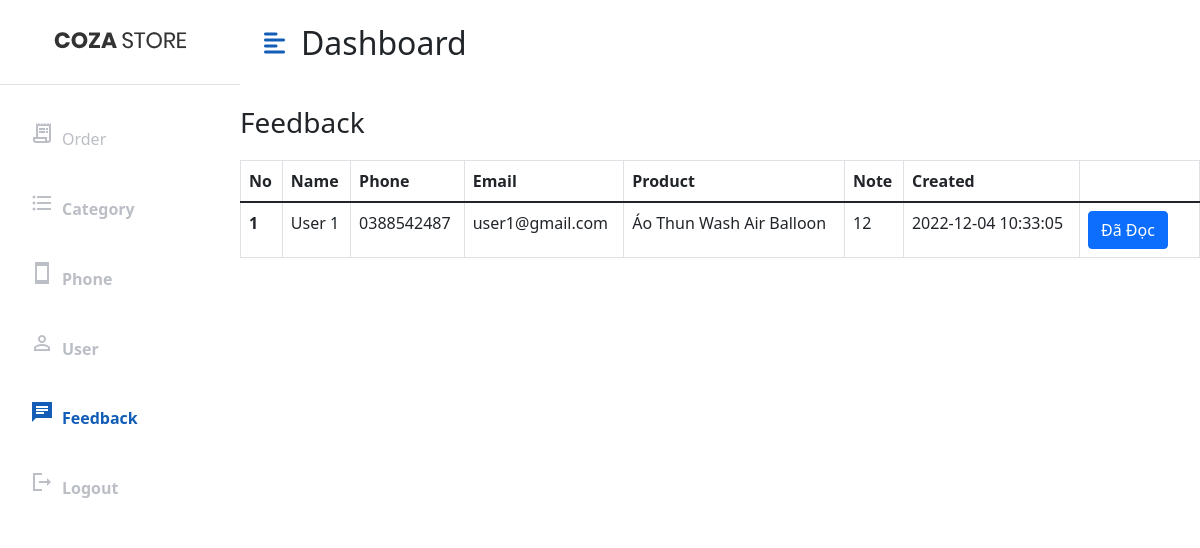
Screenshot of /Feedback (signed in) with the database file from the repository.
### tables this page shows
CREATE TABLE `feedback` (
  `id` int(11) NOT NULL,
  `note` varchar(500) DEFAULT NULL,
  `user_id` int(11) DEFAULT NULL,
  `product_id` int(11) NOT NULL,
  `created_at` datetime DEFAULT NULL,
  `updated_at` datetime DEFAULT NULL,
  `status` int(11) DEFAULT 0
);

CREATE TABLE `user` (
  `id` int(11) NOT NULL,
  `fullname` varchar(50) DEFAULT NULL,
  `email` varchar(150) DEFAULT NULL,
  `phone` varchar(20) DEFAULT NULL,
  `address` varchar(200) DEFAULT NULL,
  `password` varchar(32) DEFAULT NULL,
  `role_id` int(11) DEFAULT NULL,
  `deleted` int(11) NOT NULL,
  `avatar` varchar(255) DEFAULT 'https://cdn.pixabay.com/photo/2016/08/08/09/17/avatar-1577909_960_720.png'
);

CREATE TABLE `product` (
  `id` int(11) NOT NULL,
  `category_id` int(11) DEFAULT NULL,
  `title` varchar(350) DEFAULT NULL,
  `price` int(11) DEFAULT NULL,
  `discount` int(11) DEFAULT NULL,
  `photo` varchar(500) DEFAULT NULL,
  `description` longtext DEFAULT NULL,
  `created_at` timestamp NOT NULL DEFAULT current_timestamp() ON UPDATE current_timestamp(),
  `updated_at` timestamp NOT NULL DEFAULT current_timestamp() ON UPDATE current_timestamp(),
  `deleted` int(11) DEFAULT 0
);

### mvc/core/Controller.php (called while the page is built, shortened)
<?php
class Controller{
    public function view($view, $data=[]){
        require_once "mvc/views/". $view .".php";
    }
}
?>

### mvc/controllers/Feedback.php (called while the page is built, shortened)
<?php
class Feedback extends Controller
{
    public $feedbackModel;
    public function __construct()
    {
        $this->feedbackModel = $this->model("FeedbackModel");
    }
    public function GetPage()
    {
        $allFeedback = $this->feedbackModel->getAllFeedback();
        $this->view("feedback/feedbackAdmin", [
            "allFeedback" => $allFeedback
        ]);
    }
}

### mvc/core/App.php (called while the page is built, shortened)
<?php
class App
{
    protected $action = "GetPage";
    function __construct()
    {
        $arr = $this->UrlProcess();
        if (file_exists("./mvc/controllers/" . $arr[0] . ".php")) {
            unset($arr[0]);
        }
        $this->controller = new $this->controller;
        $this->params = $arr ? array_values($arr) : [];
        call_user_func_array([$this->controller, $this->action], $this->params);
    }
    function UrlProcess()
    {
        if (isset($_GET["url"])) {
            return explode("/", filter_var(trim($_GET["url"], "/")));
        }
    }
}

### index.php (called while the page is built, shortened)
<?php
$myApp = new App();
?>

### mvc/core/DB.php (called while the page is built, shortened)
<?php
class DB
{
    function executeResult($sql, $isSingle = false)
    {
        $data = null;
        $conn = mysqli_connect(HOST, USERNAME, PASSWORD, DATABASE);
        mysqli_set_charset($conn, 'utf8');
        $resultset = mysqli_query($conn, $sql);
        if ($resultset) {
            if ($isSingle) {
                $data = mysqli_fetch_array($resultset, 1);
            } else {
                $data = [];
                while (($row = mysqli_fetch_array($resultset, 1)) != null) {
                    $data[] = $row;
                }
            }
        }
        return $data;
    }
}

### mvc/models/FeedbackModel.php (called while the page is built, shortened)
<?php
class FeedbackModel extends DB
{
    public function getAllFeedback()
    {
        $sql = "SELECT feedback.id,user.fullname,user.phone,user.email,feedback.note,feedback.updated_at,product.title,feedback.status
                FROM feedback,user,product
                WHERE feedback.user_id = user.id AND feedback.product_id=product.id
                order by status asc, updated_at desc";
        $data = $this->executeResult($sql);
        return $data;
    }
}

### mvc/views/feedback/feedbackAdmin.php (the view, shortened to what this page needs)
<?php
require_once('mvc/views/blocks/header_admin.php');
?>
<div class="row" style="margin-top: 20px;">
	<div class="col-md-12 table-responsive">
		<h3>Feedback</h3>
		<table class="table table-bordered table-hover" style="margin-top: 20px;">
			<thead>
				<tr>
					<th>No</th>
					<th>Name</th>
					<th>Phone</th>
					<th>Email</th>
					<th>Product</th>
					<th>Note</th>
					<th>Created</th>
					<th style="width: 120px"></th>
				</tr>
			</thead>
			<tbody>
				<?php
				$countFeedback = count($data["allFeedback"]);
				for ($i = 0; $i < $countFeedback; $i++) {
					echo '<tr>
					<th>' , $i + 1 , '</th>
					<td>' . $data["allFeedback"][$i]['fullname'] . '</td>
					<td>' . $data["allFeedback"][$i]['phone'] . '</td>
					<td>' . $data["allFeedback"][$i]['email'] . '</td>
					<td>' . $data["allFeedback"][$i]['title'] . '</td>
					<td>' . $data["allFeedback"][$i]['note'] . '</td>
					<td>' . $data["allFeedback"][$i]['updated_at'] . '</td>
					<td style="width: 50px">';
					if ($data["allFeedback"][$i]['status'] == 0) {
						echo '<a href="http://localhost/style-shop-2022/Feedback/updateStatusFeedback/' . $data["allFeedback"][$i]['id'] . '"><button class="btn btn-primary">Đã Đọc</button><a/>';
					}
					echo '</td>
				</tr>';
				}
				?>
			</tbody>
		</table>
	</div>
</div>
<?php
require_once('mvc/views/blocks/footer_admin.php');
?>

### public/css/admin_style.css (style rules this page uses)
:root { --main-bg-color: #7380ec; --main-text-color: #135db7; --second-text-color: #bbbec5; --second-bg-color: #c1efde; }
a { color: #363949; }

### rows the page displays
feedback: user.fullname "User 1", user.phone "0388542487", user.email "user1@gmail.com", product.title "Áo Thun Wash Air Balloon", note "12", updated_at "2022-12-04 10:33:05"
